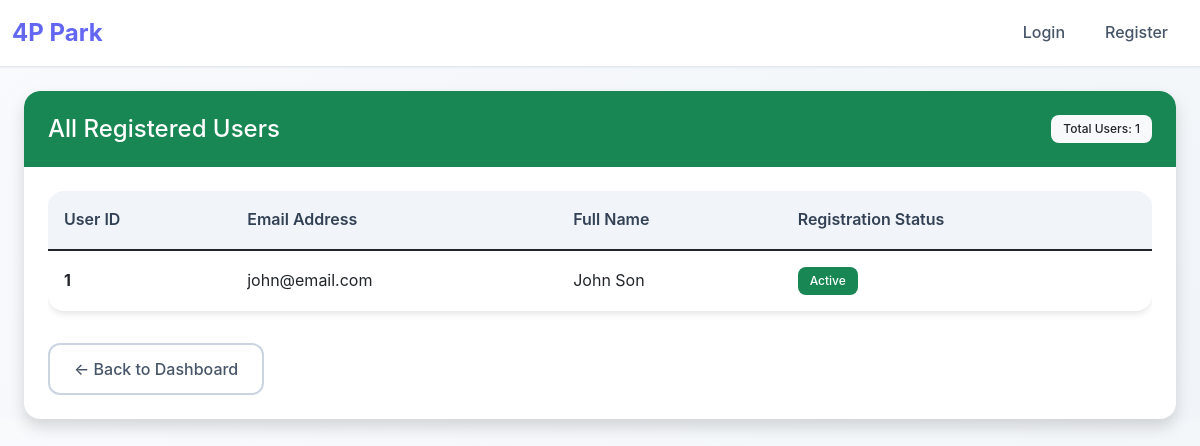
The app's page /admin/view_users with its own data.
### models/user.py (models this page shows)
class User(db.Model):
    id = db.Column(db.Integer, primary_key=True)
    username = db.Column(db.String(100), unique=True, nullable=False)
    password = db.Column(db.String(200), nullable=False)
    full_name = db.Column(db.String(100), nullable=False)

### routes/admin.py (the view)
@admin.route('/admin/view_users')
def view_users():
    all_users = User.query.all()
    return render_template('view_users.html', users=all_users)

### templates/view_users.html (shortened to what this page needs)
{% extends "base.html" %}
{% block content %}
<div class="row">
    <div class="col-md-12">
        <div class="card shadow">
            <div class="card-header bg-success text-white d-flex justify-content-between align-items-center">
                <h4 class="mb-0">All Registered Users</h4>
                <span class="badge bg-light text-dark">Total Users: {{ users|length }}</span>
            </div>
            <div class="card-body">
                {% if users %}
                    <div class="table-responsive">
                        <table class="table table-hover">
                            <thead class="table-success">
                                <tr>
                                    <th>User ID</th>
                                    <th>Email Address</th>
                                    <th>Full Name</th>
                                    <th>Registration Status</th>
                                </tr>
                            </thead>
                            <tbody>
                                {% for user in users %}
                                <tr>
                                    <td><strong>{{ user.id }}</strong></td>
                                    <td>{{ user.username }}</td>
                                    <td>{{ user.full_name }}</td>
                                    <td><span class="badge bg-success">Active</span></td>
                                </tr>
                                {% endfor %}
                            </tbody>
                        </table>
                    </div>
                {% else %}
                    <div class="alert alert-info">
                        <h5>No users registered yet!</h5>
                        <p>Users will appear here once they register for the parking system.</p>
                    </div>
                {% endif %}
                <div class="mt-3">
                    <a href="{{ url_for('admin.dashboard') }}" class="btn btn-outline-secondary">← Back to Dashboard</a>
                </div>
            </div>
        </div>
    </div>
</div>
{% endblock %}

### static/css/style.css (style rules this page uses)
:root { --primary-color: #6366f1; --secondary-color: #f65c5c; --success-color: #10b981; --warning-color: #f59e0b; --danger-color: #ef4444; --info-color: #06b6d4; --light-bg: #f8fafc; --white: #ffffff; --gray-100: #f1f5f9; --gray-200: #e2e8f0; --gray-300: #cbd5e1; --gray-600: #475569; --gray-700: #334155; --gray-900: #0f172a; --shadow-sm: 0 1px 2px 0 rgb(0 0 0 / 0.05); --shadow-md: 0 4px 6px -1px rgb(0 0 0 / 0.1); --shadow-lg: 0 10px 15px -3px rgb(0 0 0 / 0.1); --shadow-xl: 0 20px 25px -5px rgb(0 0 0 / 0.1); }
body { background: linear-gradient(135deg, var(--light-bg) 0%, var(--gray-100) 100%); font-family: 'Inter', 'Segoe UI', system-ui, -apple-system, sans-serif; color: var(--gray-700); line-height: 1.6; }
.card { border: none; border-radius: 16px; box-shadow: var(--shadow-md); background: var(--white); overflow: hidden; transition: all 0.3s ease; }
.card-header { border: none; padding: 1.5rem; border-radius: 16px 16px 0 0 !important; font-weight: 600; }
.card-body { padding: 1.5rem; }
.btn { border-radius: 12px; font-weight: 500; padding: 0.75rem 1.5rem; border: none; transition: all 0.2s ease; text-decoration: none; }
.btn-outline-secondary { border: 2px solid var(--gray-300); color: var(--gray-600); background: transparent; }
.table { background: var(--white); border-radius: 16px; overflow: hidden; box-shadow: var(--shadow-md); border: none; }
.table th { background: var(--gray-100); border: none; color: var(--gray-700); font-weight: 600; padding: 1rem; }
.table td { border: none; padding: 1rem; vertical-align: middle; }
.badge { border-radius: 8px; font-weight: 500; padding: 0.5rem 0.75rem; }

### records on screen
User: id "1", username "john@email.com", full_name "John Son"

### other values on screen
{{ users|length }} "1"
